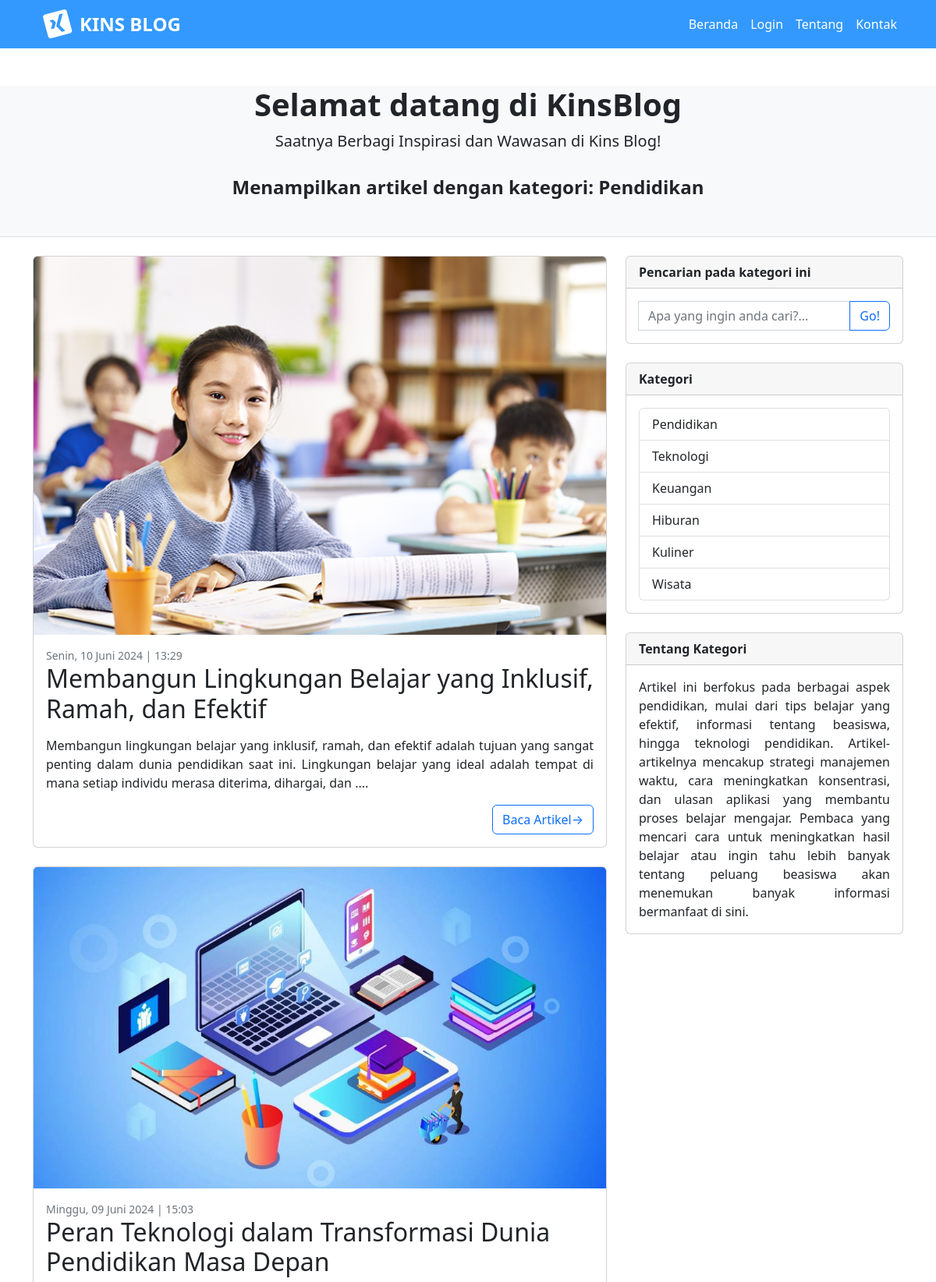
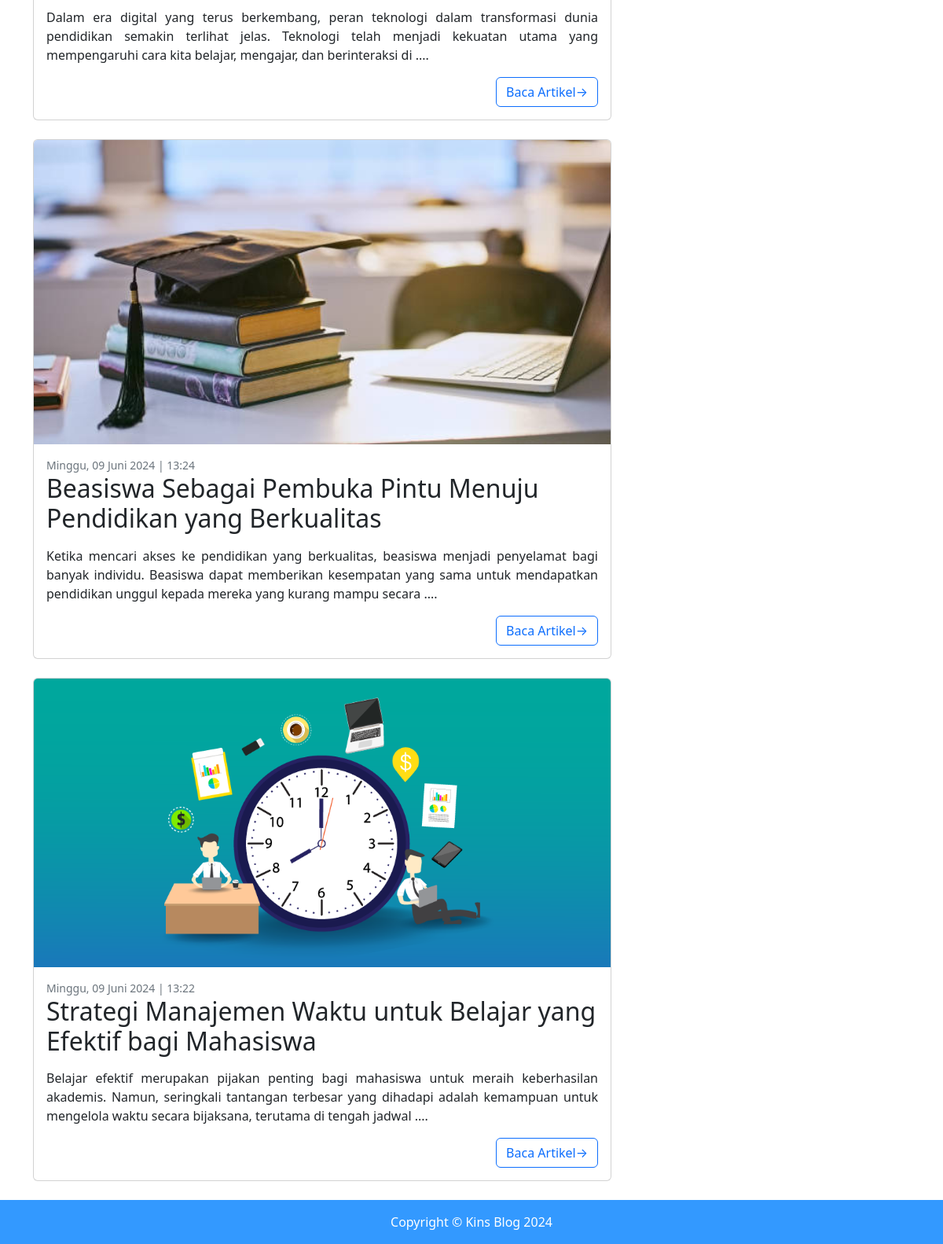
The app's page /kategori.php?id_kategori=6 with its own data (2 pictures, top to bottom).
### tables this page shows
CREATE TABLE `kategori` (
  `id_kategori` int(11) NOT NULL,
  `nm_kategori` varchar(90) DEFAULT NULL,
  `keterangan` longtext DEFAULT NULL
);

CREATE TABLE `kontributor` (
  `id_kontributor` int(11) NOT NULL,
  `id_penulis` int(11) DEFAULT NULL,
  `id_artikel` int(11) DEFAULT NULL,
  `id_kategori` int(11) DEFAULT NULL
);

CREATE TABLE `artikel` (
  `id_artikel` int(11) NOT NULL,
  `tanggal` varchar(200) NOT NULL DEFAULT '',
  `judul` varchar(360) NOT NULL,
  `isi` longtext NOT NULL,
  `gambar` varchar(200) NOT NULL
);

### admin/function.php (called while the page is built, shortened)
<?php
function potong_kalimat($isi_artikl, $jml_karakter) {
    while ($isi_artikl[$jml_karakter] != " ") {
        --$jml_karakter;
    }
    $potongan_isi_artikl = substr($isi_artikl, 0, $jml_karakter);
    $isi_artikl_trpotong = $potongan_isi_artikl . " ....";
    return $isi_artikl_trpotong;
}
function getArticlesByCategoryAndSearch($conn, $id_kategori_terpilih, $search_keyword = '') {
    $sql = "SELECT
                k.id_kontributor,
                k.id_kategori,
                a.tanggal,
                a.judul,
                a.isi,
                p.username,
                c.nm_kategori,
                c.id_kategori,
                a.gambar
            FROM kontributor AS k
            JOIN artikel AS a ON k.id_artikel = a.id_artikel
            JOIN penulis AS p ON k.id_penulis = p.id_penulis
            JOIN kategori AS c ON k.id_kategori = c.id_kategori
            WHERE k.id_kategori='$id_kategori_terpilih'";
    $sql .= " ORDER BY k.id_kontributor DESC";
    return $conn->query($sql);
}
function getCategoryInfo($conn, $id_kategori_terpilih) {
    $sql = "SELECT * FROM kategori WHERE id_kategori='$id_kategori_terpilih'";
    $result = mysqli_query($conn, $sql);
    if (mysqli_num_rows($result) > 0) {
        return mysqli_fetch_assoc($result);
    }
    return null;
}
function getAllCategories($conn) {
    $sql = "SELECT * FROM kategori ORDER BY id_kategori DESC";
    return mysqli_query($conn, $sql);
}
?>

### kategori.php (the view, shortened to what this page needs)
<?php
require 'admin/function.php';
?>
<!DOCTYPE html>
<html lang="en">
<head>
    <link href="admin/vendor/fontawesome-free/css/all.min.css" rel="stylesheet" type="text/css">
    <link href="css/styles.css" type="text/css" rel="stylesheet" />
</head>
<body>
    <nav class="navbar hover navbar-expand-lg navbar-dark" style="background-color: #3399ff;">
        <div class="container">
            <a class="navbar-brand d-flex align-items-center fs-4 fw-bold sidebar-brand-text mx-3" href="index.php">
                <i class="fab fa-xing-square" style="font-size: 1.5em; transform: rotate(-15deg);"></i>
                &nbsp KINS BLOG
            </a>
            <div class="collapse navbar-collapse" id="navbarSupportedContent">
                <ul class="navbar-nav ms-auto mb-2 mb-lg-0">
                    <li class="nav-item hover"><a class="nav-link" href="index.php">Beranda</a></li>
                    <li class="nav-item hover"><a class="nav-link" href="admin/login.php">Login</a></li>
                    <li class="nav-item hover"><a class="nav-link" href="#tentang">Tentang</a></li>
                    <li class="nav-item hover"><a class="nav-link" href="#kontak">Kontak</a></li>
                </ul>
            </div>
        </div>
    </nav>
    <header class="bg-light border-bottom mb-4">
        <div class="container">
            <div class="text-center my-5">
                <?php
                        $id_kategori_terpilih = $_GET['id_kategori'];
                        $search_keyword = isset($_GET['search']) ? $_GET['search'] : '';
                        $category_info = getCategoryInfo($conn, $id_kategori_terpilih);
                        if ($category_info) {
                            $data_nama = $category_info['nm_kategori'];
                            $data_keterangan = $category_info['keterangan'];
                        } else {
                            header("Location: kategori.php");
                            exit;
                        }
                        $articles = getArticlesByCategoryAndSearch($conn, $id_kategori_terpilih, $search_keyword);
                        $all_categories = getAllCategories($conn);
                    ?>
                <h1 class="fw-bolder">Selamat datang di KinsBlog</h1>
                <p class="lead mb-0">Saatnya Berbagi Inspirasi dan Wawasan di Kins Blog!<br><br></p>
                <h4 class="fw-bold">Menampilkan artikel dengan kategori: <?php echo $data_nama; ?></h4>
            </div>
        </div>
    </header>
    <div class="container">
        <div class="row">
            <div class="col-lg-8">
                <?php
                if ($articles->num_rows > 0) {
                    while($row = $articles->fetch_assoc()) {
                        $data_tanggal = $row['tanggal'];
                        $data_judul = $row['judul'];
                        $data_gambar = $row['gambar'];
                        $data_id_kontributor = $row['id_kontributor'];
                        $data_id_kategori = $row['id_kategori'];
                        $data_isi = $row['isi'];
                        $data_potongan_artikel = potong_kalimat($data_isi, 260);
                ?>
                <div class="card mb-4">
                    <a href="detail.php?id_kontributor=<?php echo $data_id_kontributor; ?>&id_kategori=<?php echo $data_id_kategori; ?>"><img class="card-img-top" src="admin/<?php echo $data_gambar; ?>" alt="..." /></a>
                    <div class="card-body">
                        <div class="small text-muted"><?php echo $data_tanggal; ?></div>
                        <h2 class="card-title"><?php echo $data_judul; ?></h2>
                        <p class="card-text"><?php echo $data_potongan_artikel; ?></p>
                        <div class="d-flex justify-content-end">
                            <a class="btn btn-outline-primary" href="detail.php?id_kontributor=<?php echo $data_id_kontributor; ?>&id_kategori=<?php echo $data_id_kategori; ?>">Baca Artikel→</a>
                        </div>
                    </div>
                </div>
                <?php
                    }
                } else {
                    ?>
                        <p style="text-align: center;" ><b>Tidak ada hasil yang ditemukan untuk pencarian "<?php echo $search_keyword ?>" pada kategori: <?php echo $data_nama; ?>.</b></p>
                        <?php
                }
                ?>
            </div>
            <div class="col-lg-4">
                <div class="card mb-4">
                    <div class="card-header"><b>Pencarian pada kategori ini</b></div>
                    <div class="card-body">
                        <form action="kategori.php" method="get">
                            <div class="input-group">
                                <input class="form-control" type="text" name="search" placeholder="Apa yang ingin anda cari?..." value="<?php echo htmlspecialchars($search_keyword); ?>" aria-label="Enter search term..." aria-describedby="button-search" />
                                <button class="btn btn-outline-primary" id="button-search" type="submit">Go!</button>
                            </div>
                        </form>
                    </div>
                </div>
                <div class="card mb-4">
                    <div class="card-header"><b>Kategori</b></div>
                    <div class="card-body">
                        <div class="row">
                            <div class="col-sm-12">
                                <div class="list-group">
                                    <?php
                                    if (mysqli_num_rows($all_categories) > 0) {
                                        while($row = mysqli_fetch_assoc($all_categories)) {
                                            $data_id_kategori = $row['id_kategori'];
                                            $data_nama = $row['nm_kategori'];
                                    ?>
                                    <a href="kategori.php?id_kategori=<?php echo $data_id_kategori; ?>" class="list-group-item list-group-item-action"><?php echo $data_nama; ?></a>
                                    <?php
                                        }
                                    } else {
                                        echo "<p>No categories found.</p>";
                                    }
                                    ?>
                                </div>
                            </div>
                        </div>
                    </div>
                </div>
                <div class="card mb-4">
                    <div id="tentang" class="card-header"><b>Tentang Kategori</b></div>
                    <div class="card-body tentang">
                        <?php echo $data_keterangan; ?>
                    </div>
                </div>
            </div>
        </div>
    </div>
    <footer class="py-3" style="background-color: #3399ff;">
        <div id="kontak" class="container"><p class="m-0 text-center text-white">Copyright &copy; Kins Blog 2024</p></div>
    </footer>
</body>
</html>

### kategori.php (style rules this page uses)
.tentang { text-align: justify; }
.navbar-nav .nav-link { color: white; }

### records on screen
kategori: nm_kategori "Pendidikan", keterangan "Artikel ini berfokus pada berbagai aspek pendidikan, mulai dari tips belajar yang efektif, informasi tentang beasiswa, hingga teknologi pendidikan. Artikel-artikelnya mencakup strategi manajemen waktu, cara meningkatkan konsentrasi, dan ulasan aplikasi yang membantu proses belajar mengajar. Pembaca yang mencari cara untuk meningkatkan hasil belajar atau ingin tahu lebih banyak tentang peluang beasiswa akan menemukan banyak informasi bermanfaat di sini."
kontributor: id_artikel.gambar (picture), id_artikel.tanggal "Senin, 10 Juni 2024 | 13:29", id_artikel.judul "Membangun Lingkungan Belajar yang Inklusif, Ramah, dan Efektif", id_artikel.isi "Membangun lingkungan belajar yang inklusif, ramah, dan efektif adalah tujuan yang sangat penting dalam dunia pendidikan saat ini. Lingkungan belajar yang ideal adalah tempat di mana setiap individu merasa diterima, dihargai, dan ...."
kontributor: id_artikel.gambar (picture), id_artikel.tanggal "Minggu, 09 Juni 2024 | 15:03", id_artikel.judul "Peran Teknologi dalam Transformasi Dunia Pendidikan Masa Depan", id_artikel.isi "Dalam era digital yang terus berkembang, peran teknologi dalam transformasi dunia pendidikan semakin terlihat jelas. Teknologi telah menjadi kekuatan utama yang mempengaruhi cara kita belajar, mengajar, dan berinteraksi di ...."
kontributor: id_artikel.gambar (picture), id_artikel.tanggal "Minggu, 09 Juni 2024 | 13:24", id_artikel.judul "Beasiswa Sebagai Pembuka Pintu Menuju Pendidikan yang Berkualitas", id_artikel.isi "Ketika mencari akses ke pendidikan yang berkualitas, beasiswa menjadi penyelamat bagi banyak individu. Beasiswa dapat memberikan kesempatan yang sama untuk mendapatkan pendidikan unggul kepada mereka yang kurang mampu secara ...."
kontributor: id_artikel.gambar (picture), id_artikel.tanggal "Minggu, 09 Juni 2024 | 13:22", id_artikel.judul "Strategi Manajemen Waktu untuk Belajar yang Efektif bagi Mahasiswa", id_artikel.isi "Belajar efektif merupakan pijakan penting bagi mahasiswa untuk meraih keberhasilan akademis. Namun, seringkali tantangan terbesar yang dihadapi adalah kemampuan untuk mengelola waktu secara bijaksana, terutama di tengah jadwal ...."
kategori: nm_kategori "Teknologi"
kategori: nm_kategori "Keuangan"
kategori: nm_kategori "Hiburan"
kategori: nm_kategori "Kuliner"
kategori: nm_kategori "Wisata"
